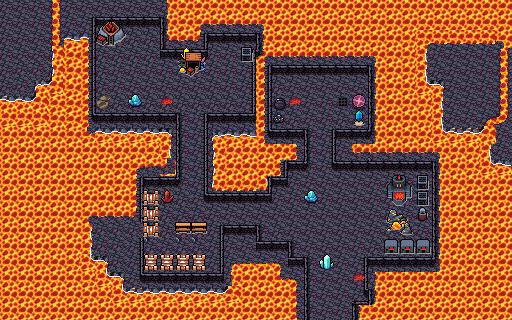

This game map was drawn from its Tiled (.tmx) file and the tilesets committed beside it. A one-line description and the trimmed map source follow:
An orthogonal 32x20 tile map with 16x16 px tiles, 6 tile layers (BackgroundBis, Background, Lava, Background 2, ...), 2 tilesets and 11 objects.

<map version="1.10" tiledversion="1.10.2" orientation="orthogonal" renderorder="right-down" width="32" height="20" tilewidth="16" tileheight="16" infinite="0" nextlayerid="15" nextobjectid="165">
 <editorsettings>
  <export format="tmx" />
 </editorsettings>
 <tileset firstgid="1" source="../../tileset/main.tsx" />
 <tileset firstgid="10113" source="../../tileset/buildings.tsx" />
 <layer id="13" name="BackgroundBis" width="32" height="20">
  <data>[640 cells, 379 non-empty, 8 distinct tile ids]</data>
 </layer>
 <layer id="11" name="Background" width="32" height="20">
  <data>[640 cells, 380 non-empty, 10 distinct tile ids]</data>
 </layer>
 <layer id="10" name="Lava" width="32" height="20">
  <data>[640 cells, 461 non-empty, 31 distinct tile ids]</data>
 </layer>
 <layer id="14" name="Background 2" width="32" height="20">
  <data>[640 cells, 1 non-empty, 1 distinct tile ids]</data>
 </layer>
 <layer id="9" name="Background" width="32" height="20" offsetx="-0.333333" offsety="1.66667">
  <data>[640 cells, 209 non-empty, 21 distinct tile ids]</data>
 </layer>
 <layer id="3" name="Clutter" width="32" height="20" offsetx="-1.21053" offsety="-2.91228">
  <properties>
   <property name="spriteLayer" type="bool" value="true" />
  </properties>
  <data>[640 cells, 102 non-empty, 45 distinct tile ids]</data>
 </layer>
 <objectgroup id="12" name="Objects" opacity="0.9" offsetx="3.15789" offsety="7.89474">
  <object id="114" template="../../obj/entry_up.tx" x="300.842" y="317.718" width="48" height="16">
   <properties>
    <property name="teleport" value="../common/maps/map/barbariancamp/barbariancamp_kobold.tmx" />
    <property name="teleportObjectId" value="108" />
   </properties>
  </object>
  <object id="115" template="../../obj/gold.tx" x="315.713" y="81.5369" />
  <object id="141" template="../../obj/treasure.tx" x="272.842" y="82.1053">
   <properties>
    <property name="reward">[{
  "type": "randomCard",
  "count": 1,
  "rarity": [ "rare", "mythic rare" ],
  "colors": [ "colorID" ]
},{
  "type": "randomCard",
  "count": 4,
  "rarity": [ "uncommon" ],
  "addMaxCount": 2
}]</property>
    <property name="spawn.Hard" type="bool" value="false" />
   </properties>
  </object>
  <object id="142" template="../../obj/treasure.tx" x="100.176" y="78.4386">
   <properties>
    <property name="reward">[{
  "type": "randomCard",
  "count": 1,
  "rarity": [ "rare", "mythic rare" ],
  "colors": [ "colorID" ]
},{
  "type": "randomCard",
  "count": 4,
  "rarity": [ "uncommon" ],
  "addMaxCount": 2
}]</property>
    <property name="spawn.Hard" type="bool" value="false" />
   </properties>
  </object>
  <object id="150" template="../../obj/enemy.tx" x="307.842" y="123.772">
   <properties>
    <property name="enemy" value="Curselord" />
    <property name="spawn.Hard" type="bool" value="true" />
   </properties>
  </object>
  <object id="159" template="../../obj/booster.tx" x="335.359" y="82.7761">
   <properties>
    <property name="reward">[
  {
    "editions": [ "SHM" ],
    "type": "card",
    "count": 10,
    "rarity": [ "Common" ]
  },
  {
    "editions": [ "SHM" ],
    "type": "card",
    "count": 3,
    "rarity": [ "Uncommon" ]
  },
  {
    "editions": [ "SHM" ],
    "type": "card",
    "count": 1,
    "rarity": [ "Rare", "Mythic Rare" ]
  }
]
</property>
   </properties>
  </object>
  <object id="160" template="../../obj/manashards.tx" x="215.177" y="53.3151" />
  <object id="161" template="../../obj/enemy.tx" x="310.122" y="169.575">
   <properties>
    <property name="enemy" value="Kobold Pyromancer" />
    <property name="threatRange" type="int" value="50" />
   </properties>
  </object>
  <object id="162" template="../../obj/enemy.tx" x="179.289" y="106.725">
   <properties>
    <property name="enemy" value="Kobold Pyromancer" />
    <property name="threatRange" type="int" value="50" />
   </properties>
  </object>
  <object id="163" template="../../obj/enemy.tx" x="334.241" y="259.913">
   <properties>
    <property name="enemy" value="Kobold Pyromancer" />
    <property name="threatRange" type="int" value="50" />
   </properties>
  </object>
  <object id="164" template="../../obj/enemy.tx" x="180.928" y="198.735">
   <properties>
    <property name="enemy" value="Kobold Pyromancer" />
    <property name="threatRange" type="int" value="50" />
   </properties>
  </object>
 </objectgroup>
</map>
